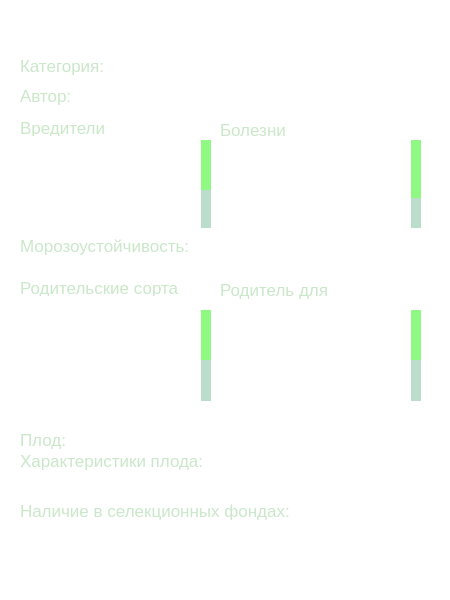
<?xml version="1.0" encoding="UTF-8"?>
<ui version="4.0">
 <class>Form</class>
 <widget class="QWidget" name="Form">
  <property name="geometry">
   <rect>
    <x>0</x>
    <y>0</y>
    <width>450</width>
    <height>600</height>
   </rect>
  </property>
  <property name="minimumSize">
   <size>
    <width>0</width>
    <height>591</height>
   </size>
  </property>
  <property name="windowTitle">
   <string>Form</string>
  </property>
  <property name="styleSheet">
   <string notr="true">#Form{background:transparent}</string>
  </property>
  <widget class="QWidget" name="widget" native="true">
   <property name="geometry">
    <rect>
     <x>0</x>
     <y>0</y>
     <width>450</width>
     <height>601</height>
    </rect>
   </property>
   <property name="minimumSize">
    <size>
     <width>0</width>
     <height>591</height>
    </size>
   </property>
   <property name="styleSheet">
    <string notr="true">#widget{background-color: transparent}
#name{font-size:20px; color: rgb(255,255,255)}
QLabel{color: rgb(255,255,255)}
#category,#autor,#label,#label_2,#label_3,#label_4,#label_5,#label_7,#label_9,#label_10{font-size:17px; color:rgb(202, 231, 201);}
#line, #line_2,#line_3,#line_5,#line_6 {
background-color: rgb(255, 255,255);
border:none
}

QListWidget{
	background-color: transparent;
	border: none;
	color: rgb(255,255,255);
}


QScrollBar::Vertical{
	background-color:rgba(85, 170, 127, 0.4);
	border:none;
	width:10px;

	
}
QScrollBar::handle::Vertical{
	background-color: rgba(131, 255, 112, 0.8);
	height:100px;
	min-height: 50px;
}
QScrollBar::add-line::vertical{
	border:none;
	background:none;
}
QScrollBar::sub-line::vertical{
	border:none;
	background:none;
}

QScrollBar::handle::Vertical::hover{
	background-color:rgba(0, 170, 0, 1);
}
QScrollBar::handle::Vertical::pressed{
	background-color:rgba(0, 170, 127,0.8);
}

QScrollBar::add-Page::vertical,QScrollBar::sub-Page::vertical{
	background:none;
}
QScrollBar::up-arrow::vertical,QScrollBar::down-arrow::vertical{
	background:none;
}</string>
   </property>
   <widget class="QLabel" name="name">
    <property name="geometry">
     <rect>
      <x>20</x>
      <y>0</y>
      <width>151</width>
      <height>51</height>
     </rect>
    </property>
    <property name="text">
     <string>Название</string>
    </property>
   </widget>
   <widget class="Line" name="line">
    <property name="geometry">
     <rect>
      <x>20</x>
      <y>40</y>
      <width>401</width>
      <height>2</height>
     </rect>
    </property>
    <property name="styleSheet">
     <string notr="true">
</string>
    </property>
    <property name="orientation">
     <enum>Qt::Horizontal</enum>
    </property>
   </widget>
   <widget class="QLabel" name="category">
    <property name="geometry">
     <rect>
      <x>20</x>
      <y>50</y>
      <width>91</width>
      <height>31</height>
     </rect>
    </property>
    <property name="text">
     <string>Категория:</string>
    </property>
   </widget>
   <widget class="QLabel" name="category_name">
    <property name="geometry">
     <rect>
      <x>110</x>
      <y>50</y>
      <width>311</width>
      <height>31</height>
     </rect>
    </property>
    <property name="text">
     <string>Категория</string>
    </property>
   </widget>
   <widget class="QLabel" name="autor">
    <property name="geometry">
     <rect>
      <x>20</x>
      <y>85</y>
      <width>91</width>
      <height>21</height>
     </rect>
    </property>
    <property name="text">
     <string>Автор:</string>
    </property>
   </widget>
   <widget class="Line" name="line_2">
    <property name="geometry">
     <rect>
      <x>20</x>
      <y>110</y>
      <width>401</width>
      <height>2</height>
     </rect>
    </property>
    <property name="styleSheet">
     <string notr="true">#line{
background-color: rgb(0, 170, 0);
border:none
}
</string>
    </property>
    <property name="orientation">
     <enum>Qt::Horizontal</enum>
    </property>
   </widget>
   <widget class="Line" name="line_3">
    <property name="geometry">
     <rect>
      <x>20</x>
      <y>270</y>
      <width>401</width>
      <height>2</height>
     </rect>
    </property>
    <property name="styleSheet">
     <string notr="true">#line{
background-color: rgb(0, 170, 0);
border:none
}
</string>
    </property>
    <property name="orientation">
     <enum>Qt::Horizontal</enum>
    </property>
   </widget>
   <widget class="QLabel" name="autor_name">
    <property name="geometry">
     <rect>
      <x>80</x>
      <y>80</y>
      <width>341</width>
      <height>31</height>
     </rect>
    </property>
    <property name="text">
     <string>имя автора</string>
    </property>
   </widget>
   <widget class="QLabel" name="label">
    <property name="geometry">
     <rect>
      <x>20</x>
      <y>120</y>
      <width>181</width>
      <height>16</height>
     </rect>
    </property>
    <property name="text">
     <string>Вредители</string>
    </property>
   </widget>
   <widget class="QLabel" name="label_2">
    <property name="geometry">
     <rect>
      <x>220</x>
      <y>120</y>
      <width>201</width>
      <height>20</height>
     </rect>
    </property>
    <property name="text">
     <string>Болезни</string>
    </property>
   </widget>
   <widget class="QListWidget" name="list_insects">
    <property name="geometry">
     <rect>
      <x>20</x>
      <y>140</y>
      <width>191</width>
      <height>88</height>
     </rect>
    </property>
    <property name="lineWidth">
     <number>0</number>
    </property>
    <property name="verticalScrollBarPolicy">
     <enum>Qt::ScrollBarAsNeeded</enum>
    </property>
    <property name="isWrapping" stdset="0">
     <bool>false</bool>
    </property>
    <property name="wordWrap">
     <bool>true</bool>
    </property>
    <item>
     <property name="text">
      <string>Вредитель</string>
     </property>
    </item>
    <item>
     <property name="text">
      <string>вредит</string>
     </property>
    </item>
    <item>
     <property name="text">
      <string>в</string>
     </property>
    </item>
    <item>
     <property name="text">
      <string>в</string>
     </property>
    </item>
    <item>
     <property name="text">
      <string>Новый элемент</string>
     </property>
    </item>
    <item>
     <property name="text">
      <string>Новый элемент fdsfasdfsafsafsdfsafafds</string>
     </property>
    </item>
    <item>
     <property name="text">
      <string>Новый элемент</string>
     </property>
    </item>
    <item>
     <property name="text">
      <string>Новый элемент</string>
     </property>
    </item>
    <item>
     <property name="text">
      <string>в</string>
     </property>
    </item>
   </widget>
   <widget class="QListWidget" name="list_sicks">
    <property name="geometry">
     <rect>
      <x>220</x>
      <y>140</y>
      <width>201</width>
      <height>88</height>
     </rect>
    </property>
    <property name="lineWidth">
     <number>0</number>
    </property>
    <property name="verticalScrollBarPolicy">
     <enum>Qt::ScrollBarAsNeeded</enum>
    </property>
    <item>
     <property name="text">
      <string>Вредитель</string>
     </property>
    </item>
    <item>
     <property name="text">
      <string>вредит</string>
     </property>
    </item>
    <item>
     <property name="text">
      <string>в</string>
     </property>
    </item>
    <item>
     <property name="text">
      <string>в</string>
     </property>
    </item>
    <item>
     <property name="text">
      <string>Новый элемент</string>
     </property>
    </item>
    <item>
     <property name="text">
      <string>Новый элемент</string>
     </property>
    </item>
    <item>
     <property name="text">
      <string>Новый элемент</string>
     </property>
    </item>
    <item>
     <property name="text">
      <string>Новый элемент</string>
     </property>
    </item>
    <item>
     <property name="text">
      <string>в</string>
     </property>
    </item>
   </widget>
   <widget class="QListWidget" name="list_parent">
    <property name="geometry">
     <rect>
      <x>20</x>
      <y>310</y>
      <width>191</width>
      <height>91</height>
     </rect>
    </property>
    <property name="lineWidth">
     <number>0</number>
    </property>
    <property name="verticalScrollBarPolicy">
     <enum>Qt::ScrollBarAsNeeded</enum>
    </property>
    <property name="isWrapping" stdset="0">
     <bool>false</bool>
    </property>
    <property name="wordWrap">
     <bool>true</bool>
    </property>
    <item>
     <property name="text">
      <string>Вредитель</string>
     </property>
    </item>
    <item>
     <property name="text">
      <string>вредит</string>
     </property>
    </item>
    <item>
     <property name="text">
      <string>в</string>
     </property>
    </item>
    <item>
     <property name="text">
      <string>в</string>
     </property>
    </item>
    <item>
     <property name="text">
      <string>Новый элемент</string>
     </property>
    </item>
    <item>
     <property name="text">
      <string>Новый элемент fdsfasdfsafsafsdfsafafds</string>
     </property>
    </item>
    <item>
     <property name="text">
      <string>Новый элемент</string>
     </property>
    </item>
    <item>
     <property name="text">
      <string>Новый элемент</string>
     </property>
    </item>
    <item>
     <property name="text">
      <string>в</string>
     </property>
    </item>
   </widget>
   <widget class="QListWidget" name="list_children">
    <property name="geometry">
     <rect>
      <x>220</x>
      <y>310</y>
      <width>201</width>
      <height>91</height>
     </rect>
    </property>
    <property name="lineWidth">
     <number>0</number>
    </property>
    <property name="verticalScrollBarPolicy">
     <enum>Qt::ScrollBarAsNeeded</enum>
    </property>
    <property name="isWrapping" stdset="0">
     <bool>false</bool>
    </property>
    <property name="wordWrap">
     <bool>true</bool>
    </property>
    <item>
     <property name="text">
      <string>Вредитель</string>
     </property>
    </item>
    <item>
     <property name="text">
      <string>вредит</string>
     </property>
    </item>
    <item>
     <property name="text">
      <string>в</string>
     </property>
    </item>
    <item>
     <property name="text">
      <string>в</string>
     </property>
    </item>
    <item>
     <property name="text">
      <string>Новый элемент</string>
     </property>
    </item>
    <item>
     <property name="text">
      <string>Новый элемент fdsfasdfsafsafsdfsafafds</string>
     </property>
    </item>
    <item>
     <property name="text">
      <string>Новый элемент</string>
     </property>
    </item>
    <item>
     <property name="text">
      <string>Новый элемент</string>
     </property>
    </item>
    <item>
     <property name="text">
      <string>в</string>
     </property>
    </item>
   </widget>
   <widget class="QLabel" name="label_3">
    <property name="geometry">
     <rect>
      <x>20</x>
      <y>280</y>
      <width>181</width>
      <height>16</height>
     </rect>
    </property>
    <property name="text">
     <string>Родительские сорта</string>
    </property>
   </widget>
   <widget class="QLabel" name="label_4">
    <property name="geometry">
     <rect>
      <x>220</x>
      <y>280</y>
      <width>201</width>
      <height>20</height>
     </rect>
    </property>
    <property name="text">
     <string>Родитель для </string>
    </property>
   </widget>
   <widget class="QLabel" name="label_5">
    <property name="geometry">
     <rect>
      <x>20</x>
      <y>429</y>
      <width>61</width>
      <height>21</height>
     </rect>
    </property>
    <property name="text">
     <string>Плод:</string>
    </property>
   </widget>
   <widget class="QLabel" name="fruit">
    <property name="geometry">
     <rect>
      <x>70</x>
      <y>430</y>
      <width>71</width>
      <height>21</height>
     </rect>
    </property>
    <property name="text">
     <string>TextLabel</string>
    </property>
   </widget>
   <widget class="QLabel" name="label_7">
    <property name="geometry">
     <rect>
      <x>20</x>
      <y>450</y>
      <width>191</width>
      <height>21</height>
     </rect>
    </property>
    <property name="text">
     <string>Характеристики плода:</string>
    </property>
   </widget>
   <widget class="QLabel" name="fruit_feature">
    <property name="geometry">
     <rect>
      <x>20</x>
      <y>470</y>
      <width>401</width>
      <height>21</height>
     </rect>
    </property>
    <property name="text">
     <string>TextLabel</string>
    </property>
   </widget>
   <widget class="Line" name="line_5">
    <property name="geometry">
     <rect>
      <x>20</x>
      <y>490</y>
      <width>401</width>
      <height>2</height>
     </rect>
    </property>
    <property name="styleSheet">
     <string notr="true">#line{
background-color: rgb(0, 170, 0);
border:none
}
</string>
    </property>
    <property name="orientation">
     <enum>Qt::Horizontal</enum>
    </property>
   </widget>
   <widget class="QLabel" name="label_9">
    <property name="geometry">
     <rect>
      <x>20</x>
      <y>500</y>
      <width>271</width>
      <height>21</height>
     </rect>
    </property>
    <property name="text">
     <string>Наличие в селекционных фондах:</string>
    </property>
   </widget>
   <widget class="QListWidget" name="list_foundations">
    <property name="geometry">
     <rect>
      <x>20</x>
      <y>530</y>
      <width>401</width>
      <height>61</height>
     </rect>
    </property>
    <property name="lineWidth">
     <number>0</number>
    </property>
    <property name="verticalScrollBarPolicy">
     <enum>Qt::ScrollBarAsNeeded</enum>
    </property>
    <property name="isWrapping" stdset="0">
     <bool>false</bool>
    </property>
    <property name="wordWrap">
     <bool>true</bool>
    </property>
    <item>
     <property name="text">
      <string>отсутствует</string>
     </property>
    </item>
   </widget>
   <widget class="Line" name="line_6">
    <property name="geometry">
     <rect>
      <x>20</x>
      <y>420</y>
      <width>401</width>
      <height>2</height>
     </rect>
    </property>
    <property name="styleSheet">
     <string notr="true">#line{
background-color: rgb(0, 170, 0);
border:none
}
</string>
    </property>
    <property name="orientation">
     <enum>Qt::Horizontal</enum>
    </property>
   </widget>
   <widget class="QLabel" name="label_10">
    <property name="geometry">
     <rect>
      <x>20</x>
      <y>230</y>
      <width>171</width>
      <height>31</height>
     </rect>
    </property>
    <property name="text">
     <string>Морозоустойчивость:</string>
    </property>
   </widget>
   <widget class="QLabel" name="frost_resistance">
    <property name="geometry">
     <rect>
      <x>200</x>
      <y>240</y>
      <width>231</width>
      <height>16</height>
     </rect>
    </property>
    <property name="text">
     <string>TextLabel</string>
    </property>
   </widget>
  </widget>
 </widget>
 <resources/>
 <connections/>
</ui>
